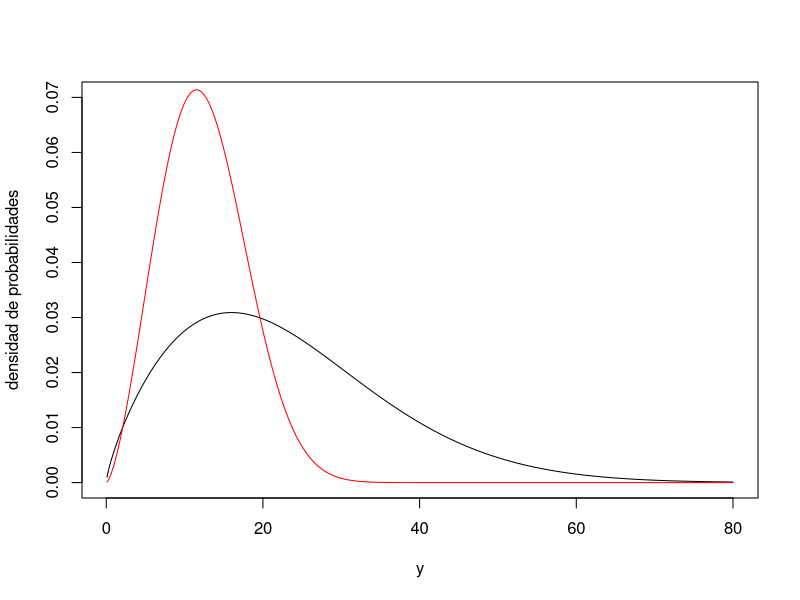

Recreate this plot in R.
##!╔═══════════════════════════════════════════════════════════════╗
##*║ Script academico                                              ║
##+║ Sobre:  Aplicando una funcion de densidad de probabilidades   ║
##-║ Detalles: Realiza calculos probabilisticos a partir de los    ║
##-║  parametros dados de una funcion de densidad de probabilidad  ║
## ║  de Weibull.                                                  ║
##!║ Ejemplo: Edad de personas segun nacionalidad en un pais.      ║
##-║-----------------------------------------------------------    ║
## ║                                                               ║
##>║ Profesor: Christian Salas Eljatib                             ║
##+║ E-mail: christian.salas AT uchile DOT cl                      ║
##*║ Web: https://eljatib.com                                      ║
##!╚═══════════════════════════════════════════════════════════════╝


##+%%%%%%%%%%%%%%%%
##! I. Parametros del modelo de pdf
##+%%%%%%%%%%%%%%%%
##- poblacion 1 -- Sin segregar 
alpha <- 1.761; beta <-   25.743
##- poblacion 2 -- Inmigrantes e hijo(a) de inmigrantes
alpha2 <- 2.5; beta2 <-  14.148 ##12.148
## rango de la variable aleatoria
y<- seq(0.1,80,by=0.01)

##* grafico de densidad
plot(dweibull(y,shape=alpha,scale=beta)~y,type = "l",ylab="densidad de probabilidades",ylim=c(0,0.07))
lines(y, dweibull(y,shape=alpha2,scale=beta2),col = "red")
#lines(y, dweibull(y,shape=2,scale=20),col = "blue")

##? revisar 
##?dweibull
valor.dado<-20
##! CDF (probabilidad acumulada)
pweibull(valor.dado,shape=alpha,scale=beta)


##valores de variable de interes
y.1<-20; y.2<-45


##- Probabilidad de un elemento con un valor de la variable <= y.1?
pweibull(y.1,shape=alpha,scale=beta)

##- Probabilidad de un elemento con un valor de la variable > y.2?
prob.y2<-pweibull(y.2,shape=alpha,scale=beta);prob.y2
##* pero la probabilidad mayor es el complemento
1-prob.y2

##- Probabilidad de un rango (para poblacion 2)
#y.22<-20; y.12<-5;
y.22<-17; y.12<-1;

##*Poblacion 1
prob.y2.1<-pweibull(y.22,shape=alpha,scale=beta);
prob.y2.1

prob.y1.1<-pweibull(y.12,shape=alpha,scale=beta);
prob.y1.1

##? probabilidad del rango 
(prob.y2.1-prob.y1.1)
prob.rango.1<-(prob.y2.1-prob.y1.1)

##*Poblacion 2
prob.y2.2<-pweibull(y.22,shape=alpha2,scale=beta2);
prob.y2.2

prob.y1.2<-pweibull(y.12,shape=alpha2,scale=beta2);
prob.y1.2

##? probabilidad del rango 
(prob.y2.2-prob.y1.2)
prob.rango.2<-(prob.y2.2-prob.y1.2)

##! comparando los rangos
##+ poblacion 1
prob.rango.1

prob.rango.2
